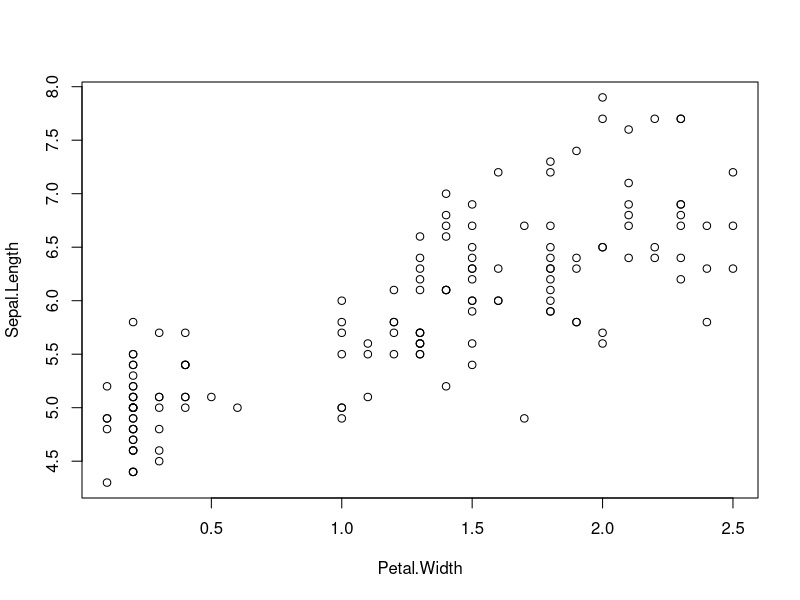
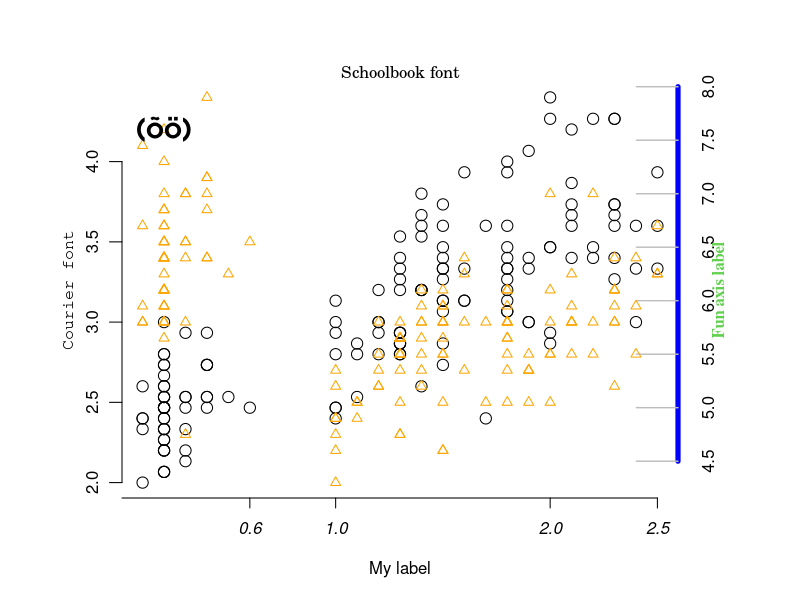
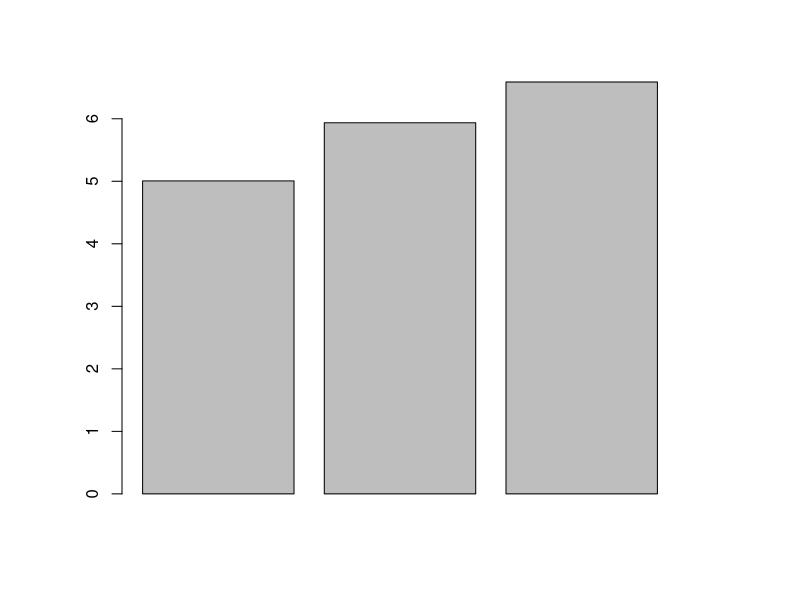
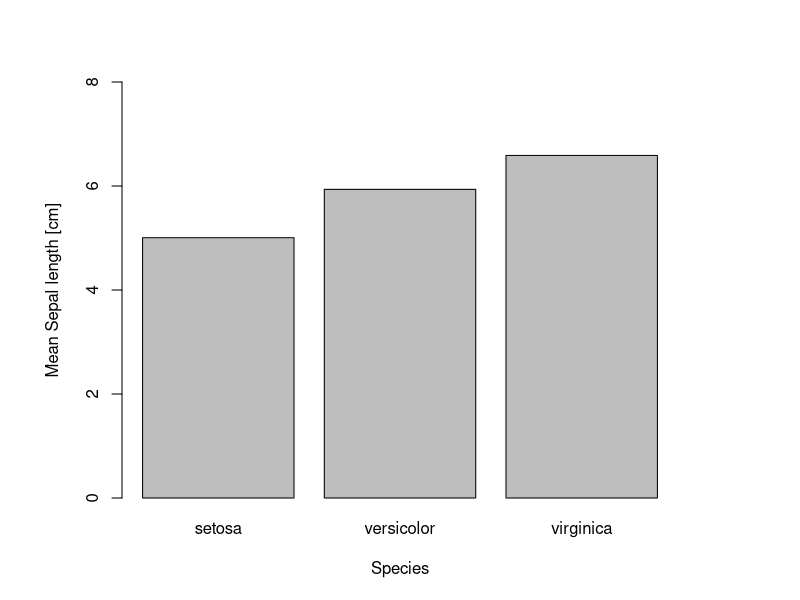

The R source for these figures, in order: (Note: this script raises an error after producing the figures.)
# Session 04

setwd("/home/loewi/Prac/R_demo")

# load the iris data
data(iris)

plot(Sepal.Length ~ Petal.Width, data = iris)

# create a custom graph
# allow additional space on the left for a secondary axis
par(mar=c(5.1, 6.1, 4.1, 6.1))

plot(Sepal.Length ~ Petal.Width, 
     data = iris,
     axes = FALSE,            # no axes at all (as usual, axes = F is a shorthand)
     ylab = "",               # no y-axis label
     xlab = "My label",       # a custom x-axis label
     cex  = 1.5)                 # change size of the symbols

# adding the x-axis
axis(side = 1,                     # bottom side of plot
     at   = c(0, 0.6, 1, 2, 2.5),  # custom tick positions
     font = 3)                     # The font "face" (1=plain, 2=bold, 3=italic, 4=bold-italic)

# adding a secondary y-axis with inward facing ticks
axis(side = 4,                  # right hand side
     tck  = 0.1,                # tick length and direction, play with different numbers!
     col  = "blue",             # blue lines
     col.ticks = "grey",        # grey ticks
     lwd  = 5,                  # line width
     lwd.ticks = 1.4)
     
# right hand side axis label
mtext("Fun axis label", 
       side   = 4, 
       padj   = 2.5, 
       family = "serif", 
       font   = 2, 
       cex    = 1,           # Magnification of the axis annotation relative to "cex"
       col    = 611)         # see colors()[611]

# To change the orientation of the label relative to the axis 
# use "las = " with one number of 0 - 3. # see ?par 

# now adding a second plot to the graph
par(new = TRUE)
plot(Sepal.Width ~ Petal.Width,
     data = iris,
     col  = "orange",
     pch  = 2,
     axes = F,
     xlab = "",
     ylab = "")


# fonts vary by device! Normally, R does not embed the fonts in the file!
# that means that the fonts need to be available on each computer to be displayed correctly.
# There are universally available fonts:
# see names(pdfFonts()) for a list of fonts available in pdf

axis(side = 2,
     tck  = -0.03)

mtext("Courier font",
      side = 2,
      family = "Courier",
      padj = -4.5)

mtext("Schoolbook font",
      family = "NewCenturySchoolbook")

# add some text labels:
text(0.2, 4.2,               # position in plot coordinates, refers to the last plot!!
     "(õö)",                 # Umlauts can be used 
     cex    = 1.66,          # magnification
     font   = 2,             # font face 2 = bold
     family = "AvantGarde")

# for Windows-specific fonts, have a look at the brand-new "extrafont" package
# just released July 8, 2012! see:
# http://cran.r-project.org/web/packages/extrafont/index.html

# barplot
# the height of the bar has to be provided as a vector, a data frame does not suffice by itself
# but referencing a single column from the data frame works:

# calculate the means
iris.mean <- aggregate(x = iris, by = list(iris$Species), FUN = mean)

# create a simple barplot
barplot(iris.mean$Sepal.Length)

# with some customisation
barplot(iris.mean$Sepal.Length,
        axisnames = TRUE,
        names.arg = iris.mean$Group.1,           # use names from specific column  
        # names.arg = c("one", "two", "three"),  # to specify any names
        ylim = c(0, 8),                          # y-axis limits
        xlab = "Species",
        ylab = "Mean Sepal length [cm]")

# with error bars:
iris.sd <- aggregate(x = iris, by = list(iris$Species), FUN = sd)

# put the plot in an object, so we can use it in the next step.
my.plot <- barplot(iris.mean$Sepal.Length,
        axisnames = TRUE,
        names.arg = iris.mean$Group.1,
        ylim = c(0, 8),
        xlab = "Species",
        ylab = "Mean Sepal length [cm]")


# using "arrows" to draw error bars
arrows(my.plot,
       iris.mean$Sepal.Length - iris.sd$Sepal.Length,
       my.plot,
       iris.mean$Sepal.Length + iris.sd$Sepal.Length,
       length = 0.2,
       angle  = 90,
       code   = 3)

# however, there are heaps of options available to draw error bars. See 
# http://cran.r-project.org/doc/FAQ/R-FAQ.html#How-can-I-put-error-bars-or-confidence-bands-on-my-plot_003f


# ++++++++++++++++++++++++++++++++++++++++++++++++++++++++++++++
# "Beautiful, hassle-free plots:"
# the ggplot2 package implementing the Grammar of Graphics in R.
# ++++++++++++++++++++++++++++++++++++++++++++++++++++++++++++++

# install.packages("ggplot2")
library(ggplot2)


# from the abstract of the ggplot book:
# ggplot2 is an R package for producing statistical, or data, graphics, but it is unlike most other graphics packages because it has a deep underlying grammar. This grammar, based on the Grammar of Graphics (Wilkinson, 2005), is composed of a set of independent components that can be composed in many different ways. This makes ggplot2 very powerful, because you are not limited to a set of pre-specified graphics, but you can create new graphics that are precisely tailored for your problem. 

# see the many examples at
# http://had.co.nz/ggplot2/ and http://had.co.nz/ggplot2/docs/
# or book Wickham (2009) ggplot2 : elegant graphics for data analysis. Springer, available as electronic resource from the library catalogue.

# A simple x-y scatter plot
# "aesthetics" describe how variables in the data are mapped to aesthetic properties.
# Variables are mapped to aesthetics via "aes".
ggplot(iris, aes(x = Sepal.Length, y = Sepal.Width)) + geom_point()

# barplot from pre-calculated values
p <- ggplot(iris.mean, aes(x = Group.1, y = Sepal.Length))
        p <- p + geom_bar()
p

# errorbars:
my.limits <- aes(ymax = iris.mean$Sepal.Length + iris.sd$Sepal.Length, 
                 ymin = iris.mean$Sepal.Length - iris.sd$Sepal.Length)
                 
# barplot with error bars
# ggplot works with layers. Two layers in this plot: the bars, and the error bars.
p <- ggplot(iris.mean, aes(x = Group.1, y = Sepal.Length))
        p <- p + geom_bar()
        p <- p + geom_errorbar(my.limits, width = 0.33)
p

# additional formatting
p <- ggplot(iris.mean, aes(x = Group.1, y = Sepal.Length))
        p <- p + geom_bar(fill = "white", colour = "black")
        p <- p + geom_errorbar(my.limits, width = 0.33, colour = "orange")
        p <- p + labs(x = "Species", y = "Sepal length [cm]")
        p <- p + theme_bw()
p

# plot with error bars without calculating means manually
# and another way of writing the code
p <- ggplot(iris, aes(x = Species, y = Sepal.Length))
        p <- p + stat_summary(fun.data = mean_sdl, mult = 1)
p

# adding bars from another data frame
p <- ggplot(iris, aes(x = Species, y = Sepal.Length))
        p <- p + geom_bar(data = iris.mean, 
                        aes(x = Group.1, y = Sepal.Length, fill = Group.1))
        p <- p + stat_summary(fun.data = mean_sdl, mult = 1)
p

# changing the name of colour fill legend
# again several layers, now referencing two data frames
p <- ggplot(iris, aes(x = Species, y = Sepal.Length))
        p <- p + geom_bar(data = iris.mean, 
                        aes(x = Group.1, y = Sepal.Length, fill = Group.1))
        p <- p + stat_summary(fun.data = mean_sdl, mult = 1)
        p <- p + scale_fill_discrete(name = "My Legend")
p

# manually defined colours
p <- ggplot(iris, aes(x = Species, y = Sepal.Length))
        p <- p + geom_bar(data = iris.mean, 
                         aes(x = Group.1, y = Sepal.Length, fill = Group.1))
        p <- p + stat_summary(fun.data  = mean_sdl, mult = 1)
        p <- p + scale_fill_manual(name = "My Legend", 
                                 values = c("orange", "yellow", "blue"))
p

# or just the lines
p <- ggplot(iris, aes(x = Species,y = Sepal.Length))
        p <- p + geom_bar(data = iris.mean, 
                         aes(x = Group.1, y = Sepal.Length), fill = "white")
        p <- p + stat_summary(fun.data = mean_sdl, mult = 1, geom = "linerange")
p

# example from Loblolly data set
data(Loblolly)
p <- ggplot(Loblolly, aes(x = age, y = height))
        p <- p + theme_bw()
        p <- p + geom_point(aes(colour = Seed))
p

# separate panels per Seed type
p <- ggplot(Loblolly, aes(x = age, y = height))
        p <- p + theme_bw()
        p <- p + facet_grid(. ~ Seed)
        p <- p + geom_point()
p

# adding the fitted line for each facet
# for one Seed group, the fit fails...
p <- ggplot(Loblolly, aes(x = age, y = height))
        p <- p + theme_bw()
        p <- p + facet_grid(. ~ Seed)
        p <- p + geom_smooth(aes(linetype = Seed), colour = "black", 
                method="nls", 
                formula = y ~ (a * x) / (b + x), se = F, 
                start = list(a = 10, b = 15) )
        p <- p + geom_point(aes(colour = Seed))
p

# adding the fitted line for each facet
p <- ggplot(Loblolly, aes(x = age, y = height))
        p <- p + theme_bw()
        p <- p + geom_smooth(aes(colour = Seed), method = "lm")
        p <- p + geom_point( aes(colour = Seed))
p

# panels and some customisation
p <- ggplot(Loblolly, aes(x = age, y = height))
        p <- p + theme_bw()
        p <- p + facet_grid(. ~ Seed)
        p <- p + geom_point()
        p <- p + geom_smooth(aes(colour = Seed), method = "lm")
        p <- p + guides(col = guide_legend(ncol = 2))
        p <- p + opts(panel.grid.major = theme_blank(), 
                      panel.grid.minor = theme_blank())
        p <- p + opts(title = "Loblolly pine growth")
        p <- p + opts(plot.title = theme_text(size = 20))
p

# ?opts allows plenty of options...
# see http://had.co.nz/ggplot2/docs/opts.html


# Create a ggplot graph for each column
# Introducing the "for" loop:
# for each item in a range of items do something

MultPlot <- function () {
   # This function plots all "iris" columns in a loop
   # x-axis is always column 1, i.e. "Sepal.Length"
   # it is a function without options, everything is hardcoded
   
   for (i in 1:4) { 
        y.label    <- names(iris)[i]
        x.label    <- names(iris)[1]
        plot.title <- paste("Using column #", i, sep = " ")

        # creating a temporary data frame on the fly
        # in a loop, handling the calls to columns in the ggplot call can be tricky
        # therefore, we create the data frame as needed beforehand
        tmp <- data.frame(x = iris[, 1], y = iris[, i])
               
        p <- ggplot(tmp, aes(x = x, y = y))
             p <- p + geom_point()
             p <- p + labs(x = x.label, y = y.label)
             p <- p + opts(title = plot.title)
        # we have to specify "print", as we want to print to a graphic device
        print(p)
   }
}

# As we defined the graphs as a function we can easily create different output formats
# first a pdf file that will have each figure on one page
pdf("iris_plots.pdf")
        MultPlot()             # executing the function in the pdf device
dev.off()                      # don't forget to turn off the pdf device!!
 
# Now creating one png file per figure
# "%03d" is replaced by a three-digit number (padded with zeroes)
# Works with any file format
png("iris_plots_%03d.png")
        MultPlot()
dev.off()                       # don't forget to turn off the png device!!




# Currently, the MultPlot function is hard-coded for the iris data frame.

# +++++++++++++++++++++++++++++++++++++++++++++++++++++++++++++++++++++++++++
# Question:
# How to modify the "MultPlot" function in a way that it accepts any data 
# frame (like "Loblolly"), not just "iris"?
# +++++++++++++++++++++++++++++++++++++++++++++++++++++++++++++++++++++++++++

# Expected result:
# After modifying the above function
# the following code should result in graphs for Loblolly
pdf("out.pdf")
        MultPlot(Loblolly)
dev.off()

# and this should result in graphs for iris
pdf("out.pdf")
        MultPlot(iris)
dev.off()

# Questions for session 5:
# How to separate elements out of one original element.
# I.e. deconcatenate


# PS:
# Some shortcomings in ggplot:
# most of them can be worked around outside of ggplot2
# 
# * No axis breaks allowed: H. Wickham, 2010, ggplot2 mailing list:
# "[..]  I'm not a big fan of this type of display because I think it is visually
# distorting.  I think it's much more appropriate to show two plots - one of all 
# the data, and one of just the small values. That way you can see how much the 
# large values dominate the smaller ones."

# * No secondary y-axis allowed: H. Wickham, 2010, Stackoverflow:
# "It's not possible in ggplot2 because plots with multiple y scales are fundamentally flawed." "And it will never be possible to add a secondary scale, just an secondary axes that is a transformation of the primary." H. Wickham, 2010 ggplot mailing list.

# * No inward facing tick marks: H. Wickham, 2009 ggplot2 mailing list:
# "I'm a pretty strong believer that tick marks should go outside the
# plot - otherwise it's very easy for them to overlap with data elements
# - and so there's no way to put them on the inside for ggplot2 (it also
# seems a little redundant given that there are already grid lines on
# the plot).  However, you can work around the lack by using geom_rug.
# Hadley Wickham, 2009 ggplot2 mailing list.



# Questions that were raised after session 3, but we did not have time
# to conquer in session 4:

# +++++++++++++++++++++++++++++++++++++++++++++++++
# time series with gaps
# align the existing data with a complete time sequence
# +++++++++++++++++++++++++++++++++++++++++++++++++

# create some example data
dates <- c("03.05.1992", 
           "08.02.1991", 
           "28.08.1998", 
           "09.12.2002", 
           "12.09.2005")
           
values <- c(25, 38, 45, 53, 66)

# put the data in a data frame
df <- data.frame(dates, values)
df$Date <- as.POSIXct(df$dates, 
                      format = "%d.%m.%Y", 
                      tz     = "EST")

# create a "perfect" time series
gapless <- seq(from = as.POSIXct("1991-02-08", tz = "EST"),
               to   = as.POSIXct("2005-09-12", tz = "EST"),
               by   = "1 days")

gapless <- as.data.frame(gapless)
names(gapless) <- "full_date"

# merge two data frames

out <- merge(gapless, df,
             by.x  = c("full_date"),
             by.y  = c("Date"),
             all.x = TRUE)
             
# beyond this simple merge procedure:
# check out the specialised and comprehensive time series package "zoo"
# install.packages("zoo")
# see http://cran.r-project.org/web/packages/zoo/index.html for manuals and details!
# This package provides many options regardng handling/filling gaps in the data.
